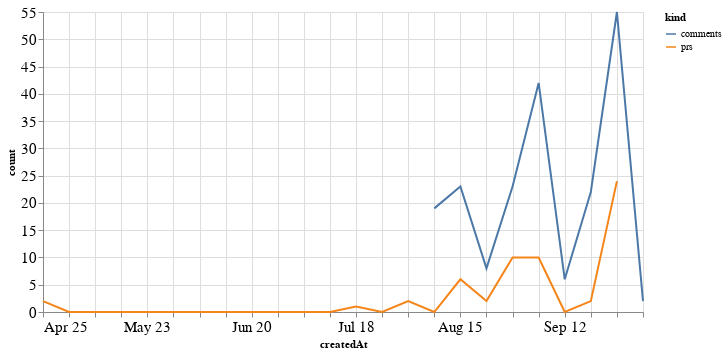

This figure's notebook cell:
### Code cell
alt.Chart(total_time, width=600).mark_line().encode(
    x='createdAt',
    y='count',
    color='kind'
)

### Figure 1 — Vega-Lite specification as saved in the notebook (floating-point values rounded to 4 significant figures)
{"config": {"axisLeft": {"labelFontSize": 15}, "axisBottom": {"labelFontSize": 15}}, "data": {"name": "data-8300f29f0f4ae0b4c8e58f5f07a33b2a"}, "mark": "line", "encoding": {"color": {"type": "nominal", "field": "kind"}, "x": {"type": "temporal", "field": "createdAt"}, "y": {"type": "quantitative", "field": "count"}}, "width": 600, "$schema": "https://vega.github.io/schema/vega-lite/v4.8.1.json", "datasets": {"data-8300f29f0f4ae0b4c8e58f5f07a33b2a": [{"createdAt": "2021-04-25T00:00:00", "kind": "prs", "count": 2.0}, {"createdAt": "2021-05-02T00:00:00", "kind": "prs", "count": 0.0}, {"createdAt": "2021-05-09T00:00:00", "kind": "prs", "count": 0.0}, {"createdAt": "2021-05-16T00:00:00", "kind": "prs", "count": 0.0}, {"createdAt": "2021-05-23T00:00:00", "kind": "prs", "count": 0.0}, {"createdAt": "2021-05-30T00:00:00", "kind": "prs", "count": 0.0}, {"createdAt": "2021-06-06T00:00:00", "kind": "prs", "count": 0.0}, {"createdAt": "2021-06-13T00:00:00", "kind": "prs", "count": 0.0}, {"createdAt": "2021-06-20T00:00:00", "kind": "prs", "count": 0.0}, {"createdAt": "2021-06-27T00:00:00", "kind": "prs", "count": 0.0}, {"createdAt": "2021-07-04T00:00:00", "kind": "prs", "count": 0.0}, {"createdAt": "2021-07-11T00:00:00", "kind": "prs", "count": 0.0}, {"createdAt": "2021-07-18T00:00:00", "kind": "prs", "count": 1.0}, {"createdAt": "2021-07-25T00:00:00", "kind": "prs", "count": 0.0}, {"createdAt": "2021-08-01T00:00:00", "kind": "prs", "count": 2.0}, {"createdAt": "2021-08-08T00:00:00", "kind": "prs", "count": 0.0}, {"createdAt": "2021-08-15T00:00:00", "kind": "prs", "count": 6.0}, {"createdAt": "2021-08-22T00:00:00", "kind": "prs", "count": 2.0}, {"createdAt": "2021-08-29T00:00:00", "kind": "prs", "count": 10.0}, {"createdAt": "2021-09-05T00:00:00", "kind": "prs", "count": 10.0}, {"createdAt": "2021-09-12T00:00:00", "kind": "prs", "count": 0.0}, {"createdAt": "2021-09-19T00:00:00", "kind": "prs", "count": 2.0}, {"createdAt": "2021-09-26T00:00:00", "kind": "prs", "count": 24.0}, {"createdAt": "2021-10-03T00:00:00", "kind": "prs", "count": null}, {"createdAt": "2021-04-25T00:00:00", "kind": "comments", "count": null}, {"createdAt": "2021-05-02T00:00:00", "kind": "comments", "count": null}, {"createdAt": "2021-05-09T00:00:00", "kind": "comments", "count": null}, {"createdAt": "2021-05-16T00:00:00", "kind": "comments", "count": null}, {"createdAt": "2021-05-23T00:00:00", "kind": "comments", "count": null}, {"createdAt": "2021-05-30T00:00:00", "kind": "comments", "count": null}, {"createdAt": "2021-06-06T00:00:00", "kind": "comments", "count": null}, {"createdAt": "2021-06-13T00:00:00", "kind": "comments", "count": null}, {"createdAt": "2021-06-20T00:00:00", "kind": "comments", "count": null}, {"createdAt": "2021-06-27T00:00:00", "kind": "comments", "count": null}, {"createdAt": "2021-07-04T00:00:00", "kind": "comments", "count": null}, {"createdAt": "2021-07-11T00:00:00", "kind": "comments", "count": null}, {"createdAt": "2021-07-18T00:00:00", "kind": "comments", "count": null}, {"createdAt": "2021-07-25T00:00:00", "kind": "comments", "count": null}, {"createdAt": "2021-08-01T00:00:00", "kind": "comments", "count": null}, {"createdAt": "2021-08-08T00:00:00", "kind": "comments", "count": 19.0}, {"createdAt": "2021-08-15T00:00:00", "kind": "comments", "count": 23.0}, {"createdAt": "2021-08-22T00:00:00", "kind": "comments", "count": 8.0}, {"createdAt": "2021-08-29T00:00:00", "kind": "comments", "count": 23.0}, {"createdAt": "2021-09-05T00:00:00", "kind": "comments", "count": 42.0}, {"createdAt": "2021-09-12T00:00:00", "kind": "comments", "count": 6.0}, {"createdAt": "2021-09-19T00:00:00", "kind": "comments", "count": 22.0}, {"createdAt": "2021-09-26T00:00:00", "kind": "comments", "count": 55.0}, {"createdAt": "2021-10-03T00:00:00", "kind": "comments", "count": 2.0}]}}
